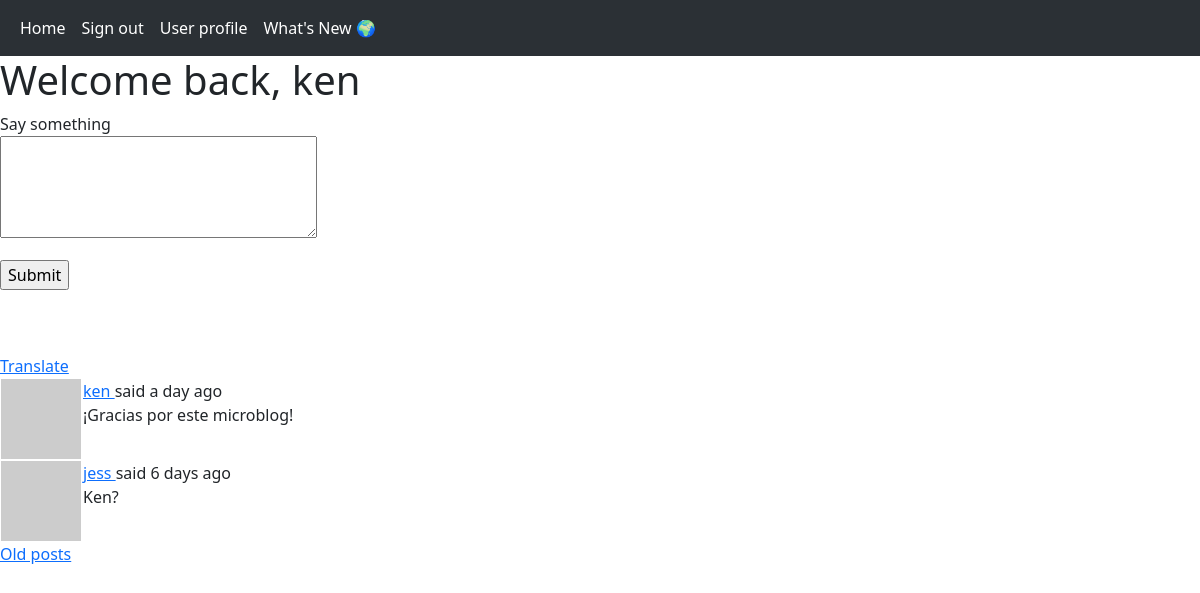
The page /index (signed in) on the database its author committed.
### app/models.py (models this page shows, shortened)
class User(db.Model, UserMixin):
    id = db.Column(db.Integer, primary_key=True)
    username = db.Column(db.String(64), index = True, unique = True)
    email = db.Column(db.String(120), index = True, unique = True)
    password_hash = db.Column(db.String(128))
    posts = db.relationship('Post', backref='author', lazy='dynamic')
    about_me = db.Column(db.String(140))
    last_seen = db.Column(db.DateTime, default = datetime.utcnow)
    followed = db.relationship(
        'User', secondary = followers,
        primaryjoin = (followers.c.follower_id == id),
        secondaryjoin = (followers.c.followed_id == id),
        backref = db.backref('followers', lazy='dynamic'),
        lazy='dynamic')
    def avatar(self, size):
        digest = md5(self.email.lower().encode('utf-8')).hexdigest()
        return 'https://www.gravatar.com/avatar/{}?d=identicon&s={}'.format(digest, size)
    def followed_posts(self):
        followed = Post.query.join(
            followers, (followers.c.followed_id == Post.user_id)).filter(
                followers.c.follower_id == self.id)
        own = Post.query.filter_by(user_id=self.id)
        return followed.union(own).order_by(Post.timestamp.desc())

class Post(db.Model):
    id = db.Column(db.Integer, primary_key = True)
    body = db.Column(db.String(140))
    timestamp = db.Column(db.DateTime, index = True, default = datetime.utcnow)
    user_id = db.Column(db.Integer, db.ForeignKey('user.id'))
    language = db.Column(db.String(5))

### app/routes.py (the view, shortened to what this page needs)
@app.route('/', methods=['GET', 'POST'])
@app.route('/index', methods=['GET', 'POST'])
@login_required
def index():
    form = PostForm()
    page = request.args.get('page', 1, type=int)
    posts = current_user.followed_posts().paginate(
        page=page,
        per_page=app.config['POSTS_PER_PAGE'],
        error_out=False)
    next_url = url_for('index',
                       page = posts.next_num) \
        if posts.has_next else None
    prev_url = url_for('index',
                       page = posts.prev_num) \
        if posts.has_prev else None
    return render_template('index.html',
                           title = 'Main page',
                           form = form,
                           posts = posts.items,
                           next_url = next_url,
                           prev_url = prev_url)

### app/forms.py
class PostForm(FlaskForm):
    post = TextAreaField('Say something',
                         validators=[DataRequired(),
                                     Length(min=1, max=140)])
    submit = SubmitField('Submit')

### app/models.py (called while the page is built)
@login.user_loader
def load_user(id):
    return User.query.get(int(id))

### app/routes.py (called while the page is built)
@app.before_request
def before_request():
    if current_user.is_authenticated:
        current_user.last_seen = datetime.utcnow()
        db.session.commit()

### app/templates/index.html (shortened to what this page needs)
{% extends 'base.html' %}
{% block content %}
    <h1>Welcome back, {{ current_user.username }}</h1>
    {% if form %}
    <form action="" method="post">
        <p>
            {{ form.post.label }} <br>
            {{ form.post(cols=32, rows=4) }} <br>
        </p>
        <p>{{ form.submit() }}</p>
    </form>
    {% endif %}
    {% for post in posts %}
        {% include '_post.html' %}
    {% endfor %}
    {% if next_url %}
    <a href="{{ next_url }}"> Old posts </a>
    {% endif %}
{% endblock %}

### app/templates/_post.html (shortened to what this page needs)
<table>
    <tr valign='top'>
        <td><img src="{{ post.author.avatar(32) }}"></td>
        <td>
            {{ _('%(username)s said %(when)s', username = user_link, when = moment(post.timestamp).fromNow()) }}
            <br>
            <span id="post{{ post.id }}">{{ post.body }}</span>
        </td>
        {% if post.language and post.language != g.locale %}
        <br><br>
        <span id="translation{{ post.id }}">
            <a href="javascript:translate(
                '#post{{ post.id }}',
                '#translation{{ post.id }}',
                '{{ post.language }}',
                '{{ g.locale }}');">{{ _('Translate') }}</a>
        </span>
        {% endif %}
    </tr>
</table>

### rows shown on the page
User: username "ken"
Post: body "¡Gracias por este microblog!"
Post: body "Ken?"
